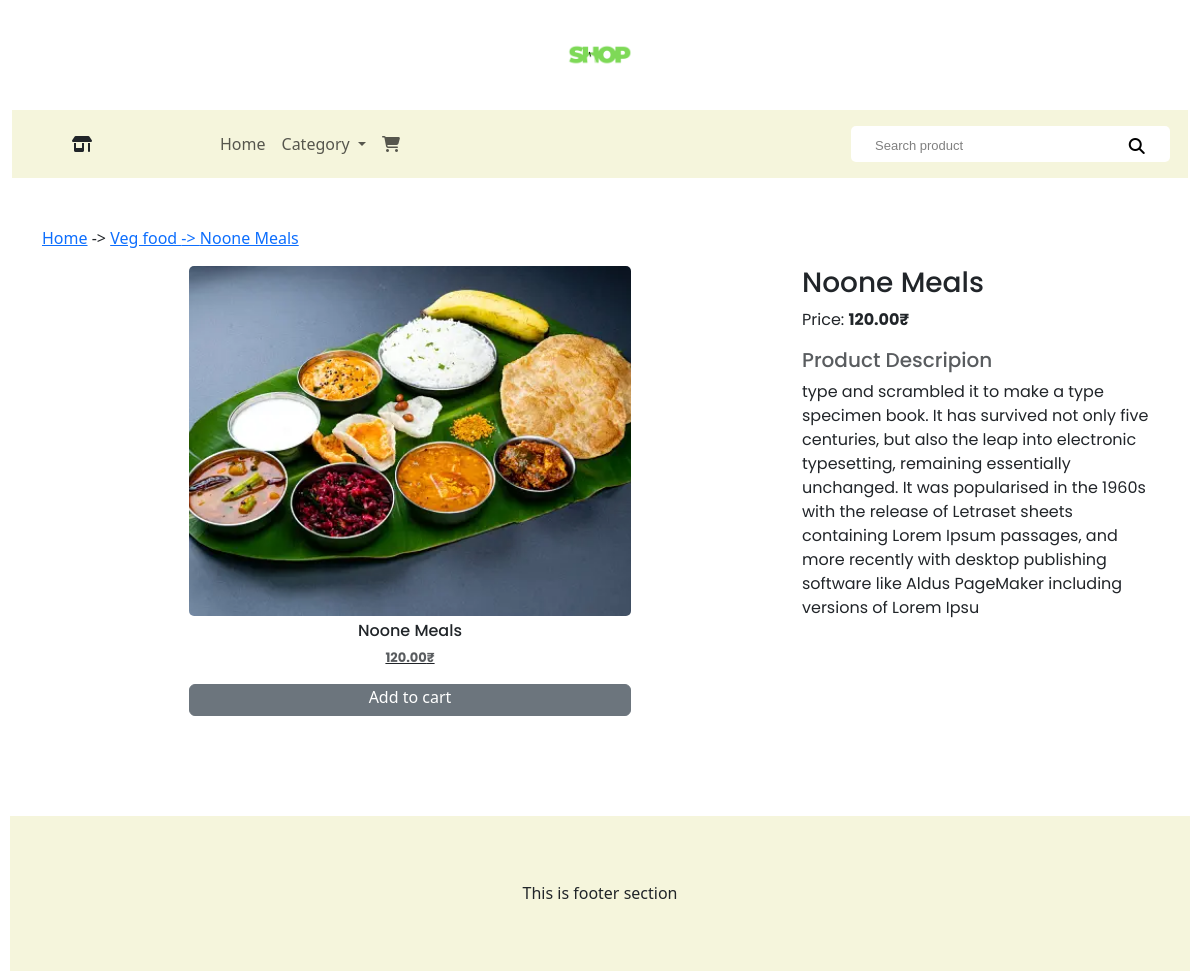
/veg-food/noon-meals/, run on the app's committed database.
### shop/models.py (models this page shows, shortened)
class Product(models.Model):
    name = models.CharField(max_length=300,unique=True)
    slug = models.SlugField(max_length=300,unique=True)
    description = models.TextField(blank=True)
    price = models.DecimalField(max_digits=10,decimal_places=2)
    category = models.ForeignKey(Category,on_delete=models.CASCADE)
    image = models.ImageField(upload_to='product',blank=True)
    stock = models.IntegerField()
    avilable = models.BooleanField(default=True)
    created = models.DateTimeField(auto_now_add=True)
    updated = models.DateTimeField(auto_now_add=True)
    class Meta:
        ordering = ('name',)
        verbose_name = 'product'
        verbose_name_plural = 'products'

class Category(models.Model):
    name = models.CharField(max_length=300,unique=True)
    slug = models.SlugField(max_length=300,unique=True)
    description = models.TextField(blank=True)
    image = models.ImageField(upload_to='category',blank=True)
    class Meta:
        ordering = ('name',)
        verbose_name = 'category'
        verbose_name_plural = 'categories'
    def get_url(self):
        return reverse('shop:products_by_category',args=[self.slug])
    def __str__(self):
        return self.name

### shop/views.py (the view)
# urls.py: path('<slug:c_slug>/<slug:product_slug>/',views.productdetail, name='product_detail'),
def productdetail(request,c_slug,product_slug):
    try:
        product = Product.objects.get(category__slug=c_slug,slug=product_slug)
    except Exception as e:
        raise e
    return render(request,'product.html',{'product':product})

### cart/context_processors.py (called while the page is built)
def counter(request):
    item_count = 0
    if 'admin' in request.path:
        return {}
    else:
        try:
            cart = Cart.objects.filter(cart_id=_cart_id(request))
            cart_items = CartItem.objects.all().filter(cart=cart[:1])
            for cart_item in cart_items:
                item_count += cart_item.quantity
        except Cart.DoesNotExist:
            item_count = 0
    return dict(item_count=item_count)

### cart/views.py (called while the page is built)
def _cart_id(request):
    cart = request.session.session_key
    if not cart:
        cart = request.session.create()
    return cart

### shop/context_processors.py (called while the page is built)
def menu_links(requset):
    links = Category.objects.all()
    return dict(link=links)

### templates/product.html (shortened to what this page needs)
{% extends 'base.html' %}
{% load static %}
{% block content %}
<div class="container">
    <div class="row">
        <div class="col-12">
            <p><a href="{% url 'shop:allproduct' %}">Home</a> -> <a href="{{ product.category.get_url }}">{{ product.category }} -> {{ product.name }}</a></p>
        </div>
        <div class="col-md-8">
            <div class="row">
                <div class="col-12 producttimg">
                    <img src="{{ product.image.url }}" alt="{{ product.name }}">
                </div>
                <div class="col-12 producttdet">
                    <div class="row">
                        <div class="col-md-12 pdname">
                            <h6 class="">{{ product.name }}</h6>
                        </div>
                        <div class="col-md-12 pdrate">
                            <p class="text-muted">{{ product.price }}₹</p>
                        </div>
                        <div class="col-12 pdcart">
                            {% if prodcut.stock <= 0 %}
                            <p><b>Out Of Stock</b></p>
                            {% else %}
                            <a class="btn btn-secondary" href="{% url 'cart:add_cart' product.id %}">Add to cart</a>
                            {% endif %}
                        </div>
                    </div>
                </div>
            </div>
        </div>
        <div class="col-md-4">
            <div class="row">
                <div class="col-md-12 txt3">
                   <h3>{{ product.name }}</h3>
                </div>
                <div class="col-md-12 txt3">
                    <p>Price: <b>{{ product.price }}₹</b></p>
                </div>
                <div class="col-md-12 txt3">
                    <h5 class="text-muted">Product Descripion</h5>
                    <p>{{ product.description }}</p>
                </div>
            </div>
        </div>
    </div>
</div>
{% endblock %}

### templates/base.html (shortened to what this page needs)
{% load static %}
<!DOCTYPE html>
<html lang="en">
<head>
    <link rel="stylesheet" href="{% static 'css/bootstrap.min.css' %}">
    <link rel="stylesheet" href="{% static 'css/style.css' %}">
</head>
<body>
    <div>
        {% include 'header.html' %}
        {% include 'navbar.html' %}
        {% block content %}
        {% endblock %}
    </div>
    {% include 'footer.html' %}
</body>
</html>

### templates/header.html
{% load static %}
<header>
    <center>
        <div class=" col-md-2 logoimg">
            <img src="{% static 'img/ONLINE SHOP.png' %}" alt="logoimage">
        </div>
    </center>
</header>

### templates/navbar.html (shortened to what this page needs)
{% load static %}
  <div class="container-fluid  mb-5">
        <nav class="navbar navbar-expand-lg navbar-light nav-custom ">
        <div class="divpos">
            <i class="fa-solid fa-shop"></i>
       </div>
       <div class="collapse navbar-collapse divpos " id="navbarNavDropdown">
         <ul class="navbar-nav">
           <li class="nav-item active">
             <a class="nav-link" href="{% url 'shop:allproduct' %}">Home<span class="sr-only">(current)</span></a>
           </li>
           <li class="nav-item dropdown">
            <a class="nav-link dropdown-toggle" href="#" role="button" data-bs-toggle="dropdown" aria-expanded="false">
                Category
            </a>
          </li>
          {% if item_count > 0 %}
          <li class="nav-item active">
            <a class="nav-link " href="{% url 'cart:cart_detail' %}"><i class="fa-solid fa-cart-shopping"></i><sup><b><span style="color: red
              ;">( {{ item_count}} )</span></b></sup></a>
          </li>
          {% else %}
          <li class="nav-item active">
            <a class="nav-link" href="{% url 'cart:cart_detail' %}"><i class="fa-solid fa-cart-shopping"></i></a>
          </li>
          {% endif %}
         </ul>
       </div>
       <div class="navbar navbar-light search-custom ">
        <form class="form-inline" method="post" action="{% url 'shop:search-product' %}" enctype="multipart/form-data">
           <div class="row">
             <div class="col-10 pr-2 border-right-0">
               <input class="form-control pl-0" type="search" placeholder="Search product" aria-label="Search" name="searched">
             </div>
             <div class="col-2 pl-2 pt-2 border-left-0">
              <button class="" type="submit">
                <i class="fa-solid fa-magnifying-glass"></i>
              </button>
             </div>
           </div>
        </form>
      </div>
    </nav>
  </div>

### templates/footer.html
{% load static %}
<footer>
    <div class="footstyle">
        <center>
            <p>This is footer section</p>
        </center>
    </div>
</footer>

### static/css/style.css (style rules this page uses)
* { margin: 0; padding: 0; }
html { height: 100%; }
body { background: rgb(255, 255, 255); min-height: 100%; display: flex; flex-direction: column; }
footer { padding-top: 100px; margin-top: auto }
.nav-custom { display: flex; flex-direction: row; justify-content: space-around; align-items: center; background-color:beige; }
.divpos { padding-left: 60px; }
.search-custom { padding-left: 50px; padding-right: 30px; }
.search-custom .row > .col-10 { background-color: white; border-top-left-radius: 5px; border-bottom-left-radius: 5px; }
.search-custom .row .col-10 > input { outline: none; border: none; box-shadow: none; }
.search-custom .row .col-10 > input::placeholder { color: gray; font-family: Verdana, Geneva, Tahoma, sans-serif; font-weight:lighter; font-size: small; }
.search-custom .row .col-10 > input[type=search] { color:black; font-weight:300; }
.search-custom .row > .col-2 { background-color: white; border-top-right-radius: 5px; border-bottom-right-radius: 5px; }
.search-custom .row .col-2 > button { border: none; outline: none; background-color: white; }
@media (min-width: 992px) { .search-custom { margin-left: 12rem; } }
img { width: 100%; }
.txt3 h5 { font-family: 'Poppins', sans-serif; }
.txt3 h3 { font-family: 'Poppins', sans-serif; }
.txt3 p { font-family: 'Poppins', sans-serif; }
.logoimg img { width: 55%; height: auto; object-fit: cover; object-position: center; }
.producttimg { display: flex; justify-content: center; align-items: center; }
.producttimg img { width: 60%; height: 350px; object-fit: cover; object-position: center; border-radius: 5px; }
.producttdet .pdname { text-align: center; padding-top: 5px; font-size: small; font-weight: bold; font-family: 'Poppins', sans-serif; }
.producttdet .pdrate { text-align: center; text-decoration:underline; font-size: small; font-weight: bolder; font-family: 'Poppins', sans-serif; }
.producttdet .pdcart { display: flex; justify-content: center; align-items: center; }
.producttdet .pdcart > a { padding-top: 0px; width: 60%; }
.footstyle { padding-top: 65px; padding-bottom: 50px; background-color: beige; margin-right: 10px; margin-left: 10px; }

### data on the page
Product: category "Veg food", name "Noone Meals", image (picture), price "120.00", description "type and scrambled it to make a type specimen book. It has survived not only five centuries, but also the leap into electronic typesetting, remaining essentially unchanged. It was popularised in the 1960s with the release of Letraset sheets containing Lorem Ipsum passages, and more recently with desktop publishing software like Aldus PageMaker including versions of Lorem Ipsu"
